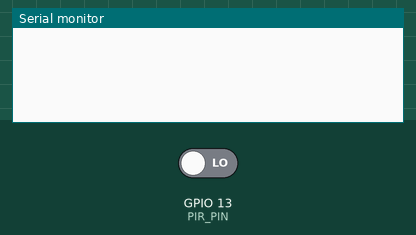
Simulated run of this sketch. Board: ESP32. Shown: the last lines printed to the serial monitor. The inputs (shaded band) are chosen by the test bench; at power-on: GPIO 13 (PIR_PIN) LOW. WiFi joins after 1.5 s; servers stay silent unless stated; the camera gives no picture; web services answer with replies made up by the test bench.

Above: at 3.0 s.
3.1 s: GPIO 13 (PIR_PIN) driven HIGH
At 3.29 s:
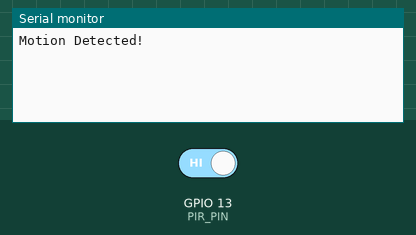
At 4.4 s:
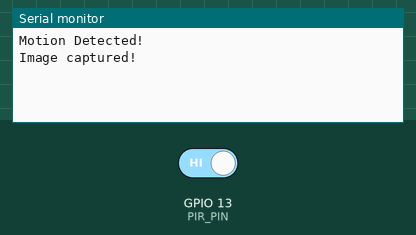

The sketch:

Task_3_IoT_Security_System.ino
```cpp
#include "esp_camera.h"
#include <WiFi.h>
#include <HTTPClient.h>

const char* ssid = "vivo Y56 5G";
const char* password = "PreeHath0925";
String botToken = "8052426037:AAFghdRbaQbmnqC_akIw6hmhCZ0R23ogPBk";
String chatId = "YOUR_CHAT_ID"; // Replace with your actual chat ID

#define PIR_PIN 13
bool motionDetected = false;

void startCamera() {
  camera_config_t config;
  config.ledc_channel = LEDC_CHANNEL_0;
  config.ledc_timer = LEDC_TIMER_0;
  config.pin_d0 = 5;
  config.pin_d1 = 18;
  config.pin_d2 = 19;
  config.pin_d3 = 21;
  config.pin_d4 = 36;
  config.pin_d5 = 39;
  config.pin_d6 = 34;
  config.pin_d7 = 35;
  config.pin_xclk = 0;
  config.pin_pclk = 22;
  config.pin_vsync = 25;
  config.pin_href = 23;
  config.pin_sscb_sda = 26;
  config.pin_sscb_scl = 27;
  config.pin_pwdn = 32;
  config.pin_reset = -1;
  config.xclk_freq_hz = 20000000;
  config.pixel_format = PIXFORMAT_JPEG;
  config.frame_size = FRAMESIZE_SVGA;
  config.jpeg_quality = 10;
  config.fb_count = 1;
  esp_camera_init(&config);
}

void setup() {
  Serial.begin(115200);
  pinMode(PIR_PIN, INPUT);
  WiFi.begin(ssid, password);
  while (WiFi.status() != WL_CONNECTED) {
    delay(500);
  }
  startCamera();
}

void sendTelegramAlert(String msg) {
  if (WiFi.status() == WL_CONNECTED) {
    HTTPClient http;
    String url = "https://api.telegram.org/bot" + botToken + "/sendMessage?chat_id=" + chatId + "&text=" + msg;
    http.begin(url);
    int httpCode = http.GET();
    http.end();
  }
}

void loop() {
  if (digitalRead(PIR_PIN) == HIGH && !motionDetected) {
    motionDetected = true;
    Serial.println("Motion Detected!");
    sendTelegramAlert("⚠️ Motion detected from ESP32-CAM!");
    camera_fb_t* fb = esp_camera_fb_get();
    if (fb) {
      Serial.println("Image captured!");
      // You can add code to send the image via Telegram here
      esp_camera_fb_return(fb);
    }
    delay(10000);
    motionDetected = false;
  }
}
```

Measured:
- after the input at 3.1 s, the serial monitor: prints a new line at once (image 1)
